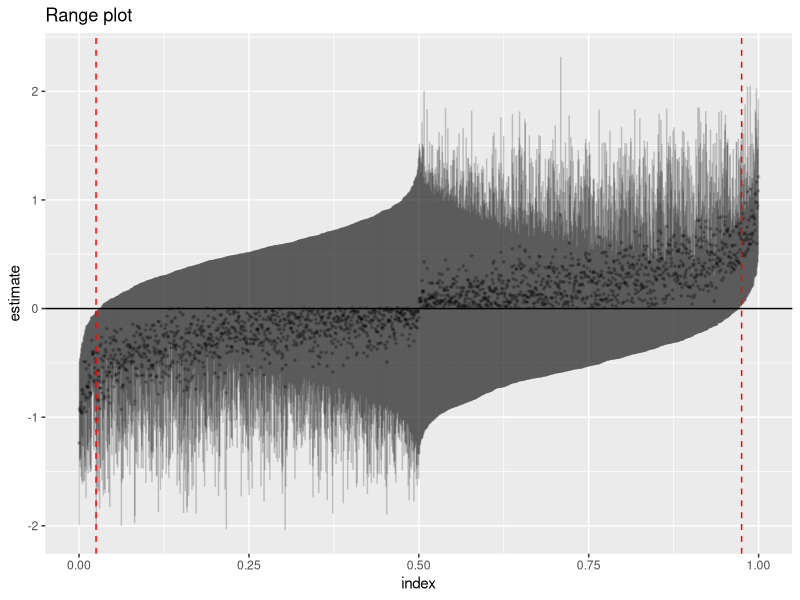

Source code (R):
### this is stuff from JD checkplot work that was deleted from notebook
## Data to check with checking scripts

library(tidyverse)

points <- 8
reps <- 20
reps <- 2000

normList <- rerun(reps, rnorm(points)) ########## rerun is purrr's version of replicate, an alternative to map.
expList <- rerun(reps, rexp(points)-1)

repList <- lapply(normList, function(v){return(c(v, v, v))}) #just makes very record 3 records

multT <- function(datList){
    df <- as.data.frame(t(sapply(datList, function(d){
        t <- t.test(d) #run a t-test on each bunch of deviates
        p <- (1-sign(t$statistic)*(1-t$p.value))/2 #turning one sided test into a two sided test.
        return(c(p, t$est, t$conf.int))
    })))
    names(df) <- c("p", "est", "lower", "upper")
    return(df)
}

normT <- multT(normList)
expT <- multT(expList)
normX <- multT(repList)

# Wmin = 0.95
# 
# for (tag in names(stats)){
#     W = sprintf("%4.2f", mean(stats[[tag]]$W))
#     print(checkplot(stats[[tag]], tag=paste(tag, "W ~", W)))
#     print(checkplot(stats[[tag]], Wmin=Wmin, tag=paste(tag, "W > ", Wmin)))
# } 
# 
# checkplot <- function(stats, breaks=seq(0,1,0.05), tag="", Wmin=0){
#     stats <- filter(stats, W>Wmin)
#     return(ggplot(stats, aes(p))
#            + geom_histogram(breaks=breaks)
#            + geom_hline(yintercept=nrow(stats)/(length(breaks)-1))
#            + ggtitle(tag)
#     )
# }

## rangePlots are named for their order functions:
## slug, blob and milli (for millipede)
## slug is currently preferred
rangePlot <- function(tf, orderFun=slug, alpha=0.05 #note that alpha is both an opacity and the complement of the confidence level here.
                      , opacity=0.2, fatten=0.1, title="Range plot"
){
    return(ggplot(
        orderFun(tf)
        , aes(x=quantile, y=est, ymin = lower, ymax=upper)
    )
    + geom_pointrange(alpha=opacity, fatten=fatten)
    + geom_hline(yintercept=0)
    + geom_vline(
        xintercept=c(alpha/2, 1-alpha/2)
        , lty=2, col="red"
    )
    + xlab("index")
    + ylab("estimate")
    + ggtitle(title)
    )
}

milli <- function(tf){ #mili quantiles are the simplest kind of order statistic
    numEst <- nrow(tf)
    return(tf
           %>% arrange(est)
           %>% mutate(
               quantile=((1:numEst)-1/2)/numEst
           )
    )
}

blob <- function(tf){ #blob quantiles are given by the ends of the confidence intervals instead of by the estimate
    numEst <- nrow(tf)
    return(tf
           %>% mutate(
               side = sign(est-median(est))
               , pos = ifelse(side>0, lower, upper)
           )
           %>% arrange(side, pos)
           %>% mutate(
               quantile=((1:numEst)-1/2)/numEst
           )
    )
}

slug <- function(tf){
    numEst <- nrow(tf)
    return(tf
           %>% arrange(est)
           %>% mutate(
               estQ=((1:numEst)-1/2)/numEst #some kind of order statistic
               , pos = estQ*(lower-median(lower)) #some way of centering the order statistic based on both the upper and lower quantiles
               +(1-estQ)*(upper-median(upper))
           )
           %>% arrange(pos)
           %>% mutate(
               quantile=((1:numEst)-1/2)/numEst
           )
    )
}

rangePlot(normT, orderFun=blob)
